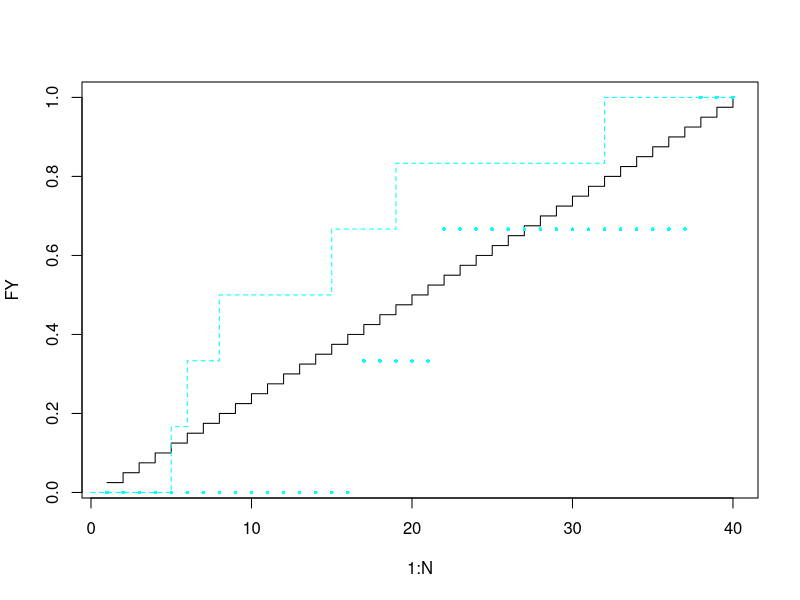
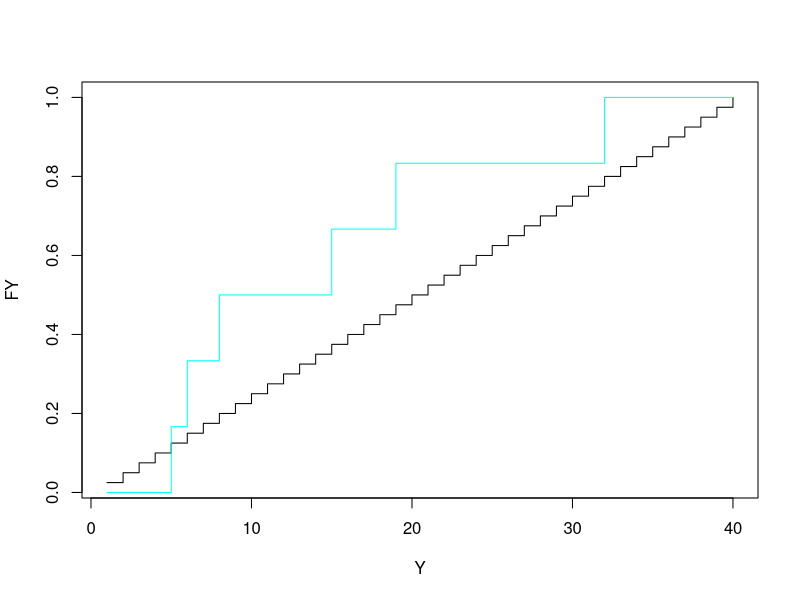
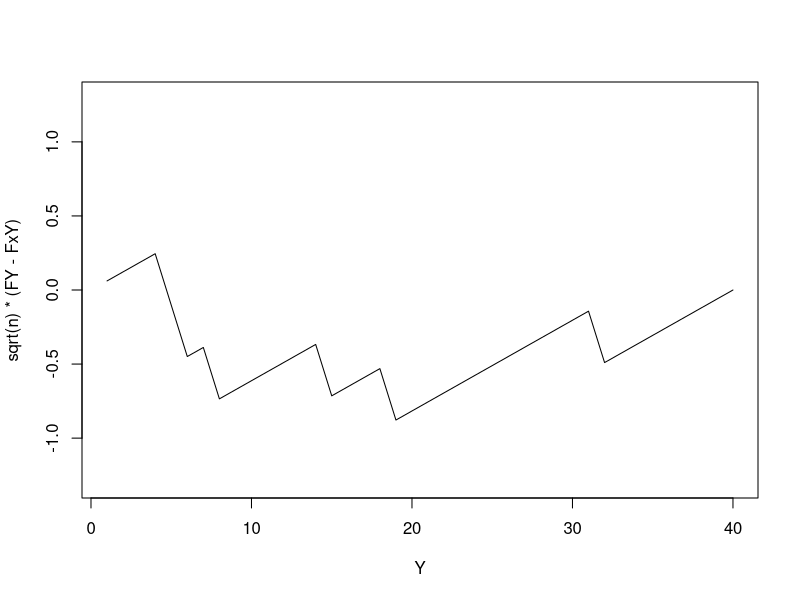
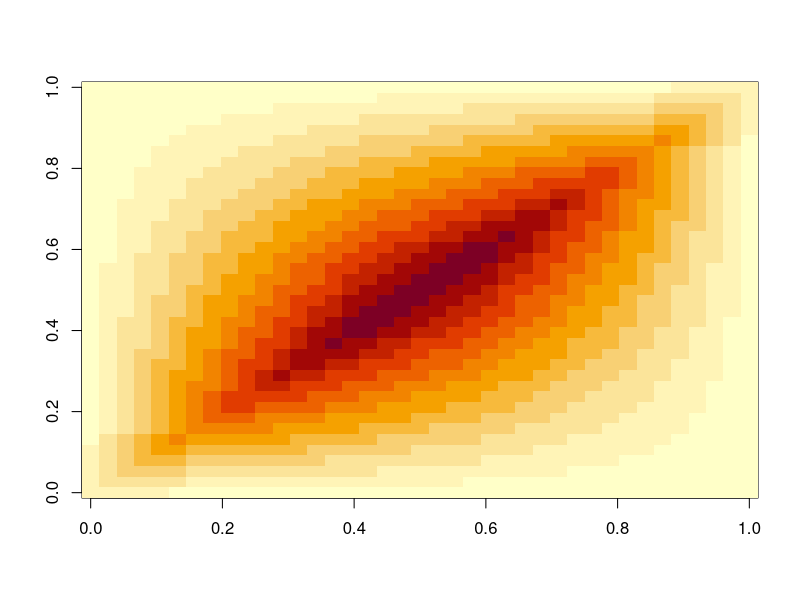
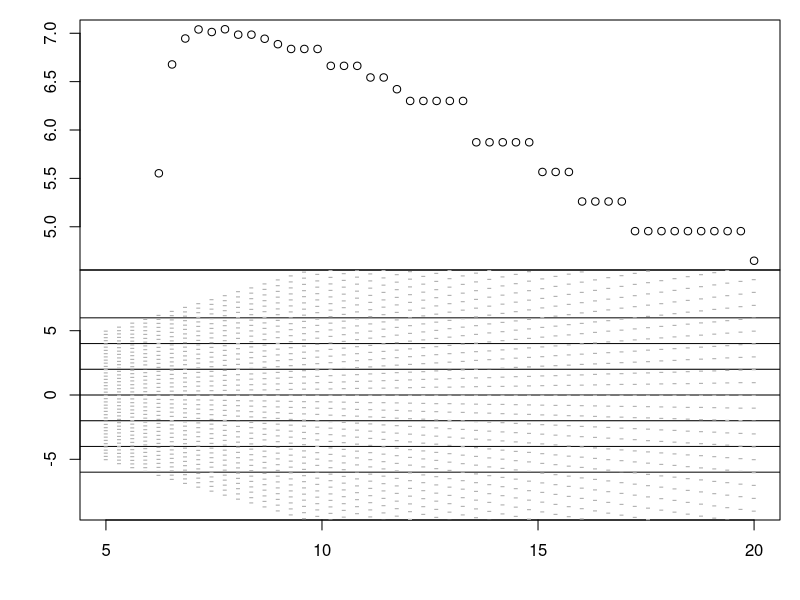

The R source for these figures, in order: (Note: this script raises an error after producing the figures.)
 # use the Browninan Bridge likelihood for the empirical distribution Fn
 # to motivate a likelihood for an iid sample u_1,...,u_n

 # Donsker's Thm: sqrt(n)(Fn - F) -> GP(mean=0,Cov(s,t)) with
 # Cov(s,t) = min(s,t)-s*t.
 # This GP lives over (0,1);
 # F(Y) is cumsum(1:N)/N -- ie. mass 1/N for each pop member
 # We observe u[1],...,u[n] iid ~ F(u) =d disc(Y,prob=rep(1/N,N))
 
 # For this file, we'll only look at the locations u_1,...,u_n from
 # our iid sample from disc(Y,prob=rep(1/N,N))

 # population size
N = 40
Y = 1:N
FY = cumsum(rep(1,N))/N
plot(1:N,FY,type='s')

 # sample size n
n = 6
x = 1:n  # a crummy sample
x = round(seq(1,N,length=n))
x = sort(sample(Y,n,replace=T))
lines(c(0,x,N),c(0,(1:n)/n,1),type='s',col='cyan',lty=2)


 # source in the file unifPopDraws.R to produce some prior draws of Y
 # Here the population size is N=41; we have 10000 draws from 3 different
 # priors: u1 (neff = 41); u2 (neff=400); u3 (neff=.01)
# source('~/Dave/Research/PopInf/unifPopDraws.R')
 # population size
# N = nrow(u1)
 # number of draws from the prior
# NMC = ncol(u1)


 # make a function to evaluate F(Y) (which is determined by y and emp dist Fy)
Feval <- function(Y,y,Fy=seq(1,length=length(y))/length(y)){
  # evaluate the distribution F(.) of the population at values u
  cumprobs <- c(0,Fy)
  approx(c(-9e99,y),cumprobs,xout=Y,method="constant",rule=2,ties = list("ordered", max))$y
}

 # try it out
# evaluate the empirical Fy at all values of the pop Y
Feval(1:N,c(17,22,38))
points(1:N,Feval(1:N,c(17,22,38)),pch=16,cex=.5,col='cyan')

 # evaluate the pop Y under the true dist FY 
FY = Feval(Y,Y)
 # evaluate the pop Y under the sample emp dist Fy
FxY = Feval(Y,x)

 # plot the two distributions
plot(Y,FY,type='s')
lines(Y,FxY,type='s',col='cyan')

 # plot their difference
plot(Y,sqrt(n)*(FY-FxY),type='l',ylim=c(-1.3,1.3))

 # this thing follows a brownian bridge distribution

 # now a function to make the Brownian Bridge covariance
bbCov <- function(p){
  # make the Brownian Bridge covariance at locations given by p
  # assume p is ordered
  outer(p,p,FUN="pmin") - outer(p,p,FUN="*")
}
# look at the precision matrix. It is a random walk with the ends
# tied to 0 with variance 1.  Interior increments are N(0,1); the
# ends (1st and last elements) are also N(0,1).
solve(bbCov((1:5)/6))/6

 # try it out
bbCov(c(.1,.5,.9))
image(bbCov(FY[-N]))
range(diag(bbCov(FY[-N])))
 # build the N-1 x N-1 cov matrix
CYbb = bbCov(FY[-N])

 # use mvtnorm to evaluate the multivariate normal density
library(mvtnorm)

 # evaluate the density of FxY | FY
dmvnorm(FY[-N], FxY[-N], (1/n)*CYbb, log=TRUE)

evalLogLike <- function(y,Y){
  # evaluates the log likelihood of the sample y ~ iid(Y)
  FY = Feval(Y,Y)
  FyY = Feval(Y,y)
  # browser()
  # ynew = c(6,12,18,24,32,38)-2; y=ynew  # a very even sample
  # FyY = Feval(Y,y)
  N = length(Y); n = length(y)
  # dd = FY-FyY
  # sum((FY-FyY)^2)
   # manual sum of squares
  # sum(diff(FY-FyY)^2) + (FY[1]-FyY[1])^2 + (FY[N]-FyY[N])^2
  # sum(diff(c(0,dd,0))^2)*N*n
  CYbb = bbCov((1:(N-1))/N)
  # solve(bbCov((1:5)/6))/6
  # t(dd[-N])%*%solve(CYbb)%*%dd[-N]*n # this matches the manual version above
  # dmvnorm(dd[-N], sigma=(1/n)*CYbb, log=TRUE)
  dmvnorm(FY[-N]-FyY[-N], sigma=(1/n)*CYbb, log=TRUE)
}

 # redo this function by only evaluating it at the sample values y
evalLogLike <- function(y,Y){
  # evaluates the log likelihood of the sample y ~ iid(Y), but only
  # at the obseerved locations
  FY = Feval(y,Y)
   # if we see an observation with 0 probability, return -9e99
  if(any(FY==0)) return(-9e99)
  FyY = Feval(y,y)
  N = length(Y); n = length(y)
  # dd = FY-FyY
  # sum((FY-FyY)^2)
  # manual sum of squares
  # sum(diff(FY-FyY)^2) + (FY[1]-FyY[1])^2 + (FY[N]-FyY[N])^2
  # sum(diff(c(0,dd,0))^2)*N*n
  CYbb = bbCov(FY[-n])
  # solve(bbCov((1:5)/6))/6
  # t(dd[-N])%*%solve(CYbb)%*%dd[-N]*n # this matches the manual version above
  # dmvnorm(dd[-N], sigma=(1/n)*CYbb, log=TRUE)
  dmvnorm(FY[-n]-FyY[-n], sigma=(1/n)*CYbb, log=TRUE)
}

x=c(4,5,9,19,31,32)
x=c(4:8)
x=c(8,10,12,14,16)
x=seq(round(.5/n*N),round((n-.5)/n*N),length=5)
for(k in seq(-3,3,by=1)){
  ll = evalLogLike(x+0,Y+k)
  print(ll)
}
## Wow!  Each population has exactly the same likelihood if the
## sample (or population) is shifted.  But this is only true when
## the Brownian Bridge is evaluated at all N locations of the 
## population support.  If we restrict to the n locations given
## by the sample, then the Donsker likelihood behaves more as
## expected.  The 2nd version of evalLogLike() does this.

## This is also the case if we just look at different draws, the likelihood
## depends only on n

 # make some pictures showing the likelihood for different
 # populations.

 # make a populations centered at 0 with different uniform spreads

bY = 2  # spread in population
NY = 12
Y = seq(-NY*bY,NY*bY,length=NY*2+1)

 # for a given y, what is the "best" Y of size N=41 that is 
 # uniformly spaced between -A and A?
y = c(-6,-4,-2,0,2,4,6)

Avals = seq(5,20,length=50)
ll = rep(NA,length(Avals))
for(k in 1:length(Avals)){
  A = Avals[k]
  YA = seq(-A,A,length=41)
  ll[k] = evalLogLike(y,YA)
  print(ll[k])
}
par(mfrow=c(2,1),oma=c(4,4,1,1),mar=c(0,0,0,0))
plot(Avals[ll>-9e9],ll[ll>-9e9],axes=F,xlab='',ylab='likelihood',xlim=c(5,20))
axis(2); box()
plot(range(Avals),c(-9,9),xlab='A',ylab='population',axes=F,type='n')
axis(1); axis(2); box()
 # show data
for(i in 1:length(y)) abline(a=y[i],b=0)
 # show population
for(k in 1:length(Avals)){
  A = Avals[k]
  YA = seq(-A,A,length=41)
  points(rep(A,length(YA)),YA,pch='-',col='grey70')
}



exit()

